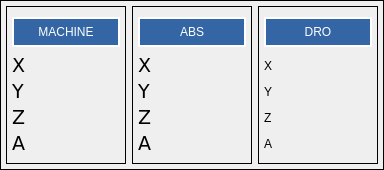
                  <widget class="QFrame" name="gridFrame_2">
                   <property name="minimumSize">
                    <size>
                     <width>350</width>
                     <height>170</height>
                    </size>
                   </property>
                   <property name="styleSheet">
                    <string notr="true">
QLabel {font: 14pt &quot;DejaVu Sans&quot;;}</string>
                   </property>
                   <property name="frameShape">
                    <enum>QFrame::Box</enum>
                   </property>
                   <layout class="QGridLayout" name="gridLayout_8">
                    <property name="leftMargin">
                     <number>5</number>
                    </property>
                    <property name="topMargin">
                     <number>5</number>
                    </property>
                    <property name="rightMargin">
                     <number>5</number>
                    </property>
                    <property name="bottomMargin">
                     <number>5</number>
                    </property>
                    <item row="2" column="0">
                     <widget class="QFrame" name="gridFrame">
                      <property name="minimumSize">
                       <size>
                        <width>120</width>
                        <height>0</height>
                       </size>
                      </property>
                      <property name="maximumSize">
                       <size>
                        <width>120</width>
                        <height>16777215</height>
                       </size>
                      </property>
                      <property name="frameShape">
                       <enum>QFrame::Box</enum>
                      </property>
                      <layout class="QGridLayout" name="gridLayout_28">
                       <property name="leftMargin">
                        <number>5</number>
                       </property>
                       <property name="topMargin">
                        <number>5</number>
                       </property>
                       <property name="rightMargin">
                        <number>5</number>
                       </property>
                       <property name="bottomMargin">
                        <number>5</number>
                       </property>
                       <item row="5" column="0">
                        <widget class="QLabel" name="label_29">
                         <property name="maximumSize">
                          <size>
                           <width>16777215</width>
                           <height>15</height>
                          </size>
                         </property>
                         <property name="font">
                          <font>
                           <family>DejaVu Sans</family>
                           <pointsize>14</pointsize>
                           <weight>50</weight>
                           <italic>false</italic>
                           <bold>false</bold>
                          </font>
                         </property>
                         <property name="text">
                          <string>Z</string>
                         </property>
                         <property name="margin">
                          <number>0</number>
                         </property>
                        </widget>
                       </item>
                       <item row="4" column="0">
                        <widget class="QLabel" name="label_28">
                         <property name="maximumSize">
                          <size>
                           <width>16777215</width>
                           <height>15</height>
                          </size>
                         </property>
                         <property name="font">
                          <font>
                           <family>DejaVu Sans</family>
                           <pointsize>14</pointsize>
                           <weight>50</weight>
                           <italic>false</italic>
                           <bold>false</bold>
                          </font>
                         </property>
                         <property name="text">
                          <string>Y</string>
                         </property>
                        </widget>
                       </item>
                       <item row="6" column="0">
                        <widget class="QLabel" name="label_30">
                         <property name="maximumSize">
                          <size>
                           <width>16777215</width>
                           <height>15</height>
                          </size>
                         </property>
                         <property name="font">
                          <font>
                           <family>DejaVu Sans</family>
                           <pointsize>14</pointsize>
                           <weight>50</weight>
                           <italic>false</italic>
                           <bold>false</bold>
                          </font>
                         </property>
                         <property name="text">
                          <string>A</string>
                         </property>
                        </widget>
                       </item>
                       <item row="6" column="1">
                        <widget class="StatusLabel" name="statuslabel_4">
                         <property name="minimumSize">
                          <size>
                           <width>55</width>
                           <height>0</height>
                          </size>
                         </property>
                         <property name="maximumSize">
                          <size>
                           <width>16777215</width>
                           <height>15</height>
                          </size>
                         </property>
                         <property name="font">
                          <font>
                           <family>DejaVu Sans</family>
                           <pointsize>14</pointsize>
                           <weight>50</weight>
                           <italic>false</italic>
                           <bold>false</bold>
                          </font>
                         </property>
                         <property name="alignment">
                          <set>Qt::AlignCenter</set>
                         </property>
                         <property name="rules" stdset="0">
                          <string>[{&quot;channels&quot;: [{&quot;url&quot;: &quot;status:joint_actual_position&quot;, &quot;trigger&quot;: true}], &quot;property&quot;: &quot;Text&quot;, &quot;expression&quot;: &quot;'{:.4f}'.format(ch[0][3])&quot;, &quot;name&quot;: &quot;MACHINE POS&quot;}]</string>
                         </property>
                        </widget>
                       </item>
                       <item row="5" column="1">
                        <widget class="StatusLabel" name="statuslabel_3">
                         <property name="maximumSize">
                          <size>
                           <width>16777215</width>
                           <height>15</height>
                          </size>
                         </property>
                         <property name="font">
                          <font>
                           <family>DejaVu Sans</family>
                           <pointsize>14</pointsize>
                           <weight>50</weight>
                           <italic>false</italic>
                           <bold>false</bold>
                          </font>
                         </property>
                         <property name="alignment">
                          <set>Qt::AlignCenter</set>
                         </property>
                         <property name="rules" stdset="0">
                          <string>[{&quot;channels&quot;: [{&quot;url&quot;: &quot;status:joint_actual_position&quot;, &quot;trigger&quot;: true}], &quot;property&quot;: &quot;Text&quot;, &quot;expression&quot;: &quot;'{:.4f}'.format(ch[0][2])&quot;, &quot;name&quot;: &quot;MACHINE POS&quot;}]</string>
                         </property>
                        </widget>
                       </item>
                       <item row="4" column="1">
                        <widget class="StatusLabel" name="statuslabel_2">
                         <property name="maximumSize">
                          <size>
                           <width>16777215</width>
                           <height>15</height>
                          </size>
                         </property>
                         <property name="font">
                          <font>
                           <family>DejaVu Sans</family>
                           <pointsize>14</pointsize>
                           <weight>50</weight>
                           <italic>false</italic>
                           <bold>false</bold>
                          </font>
                         </property>
                         <property name="alignment">
                          <set>Qt::AlignCenter</set>
                         </property>
                         <property name="margin">
                          <number>0</number>
                         </property>
                         <property name="rules" stdset="0">
                          <string>[{&quot;channels&quot;: [{&quot;url&quot;: &quot;status:joint_actual_position&quot;, &quot;trigger&quot;: true}], &quot;property&quot;: &quot;Text&quot;, &quot;expression&quot;: &quot;'{:.4f}'.format(ch[0][1])&quot;, &quot;name&quot;: &quot;MACHINE POS&quot;}]</string>
                         </property>
                        </widget>
                       </item>
                       <item row="3" column="1">
                        <widget class="StatusLabel" name="statuslabel">
                         <property name="maximumSize">
                          <size>
                           <width>16777215</width>
                           <height>15</height>
                          </size>
                         </property>
                         <property name="font">
                          <font>
                           <family>DejaVu Sans</family>
                           <pointsize>14</pointsize>
                           <weight>50</weight>
                           <italic>false</italic>
                           <bold>false</bold>
                          </font>
                         </property>
                         <property name="frameShape">
                          <enum>QFrame::NoFrame</enum>
                         </property>
                         <property name="alignment">
                          <set>Qt::AlignCenter</set>
                         </property>
                         <property name="rules" stdset="0">
                          <string>[{&quot;channels&quot;: [{&quot;url&quot;: &quot;status:joint_actual_position&quot;, &quot;trigger&quot;: true}], &quot;property&quot;: &quot;Text&quot;, &quot;expression&quot;: &quot;'{:.4f}'.format(ch[0][0])&quot;, &quot;name&quot;: &quot;machine POS&quot;}]</string>
                         </property>
                        </widget>
                       </item>
                       <item row="3" column="0">
                        <widget class="QLabel" name="label_27">
                         <property name="maximumSize">
                          <size>
                           <width>16777215</width>
                           <height>15</height>
                          </size>
                         </property>
                         <property name="font">
                          <font>
                           <family>DejaVu Sans</family>
                           <pointsize>14</pointsize>
                           <weight>50</weight>
                           <italic>false</italic>
                           <bold>false</bold>
                          </font>
                         </property>
                         <property name="text">
                          <string>X</string>
                         </property>
                        </widget>
                       </item>
                       <item row="0" column="0" colspan="2">
                        <widget class="QLabel" name="label_22">
                         <property name="minimumSize">
                          <size>
                           <width>62</width>
                           <height>0</height>
                          </size>
                         </property>
                         <property name="maximumSize">
                          <size>
                           <width>16777215</width>
                           <height>30</height>
                          </size>
                         </property>
                         <property name="styleSheet">
                          <string notr="true">color: rgb(255, 255, 255);
background-color:rgb(52, 101, 164);</string>
                         </property>
                         <property name="frameShape">
                          <enum>QFrame::Box</enum>
                         </property>
                         <property name="frameShadow">
                          <enum>QFrame::Plain</enum>
                         </property>
                         <property name="lineWidth">
                          <number>2</number>
                         </property>
                         <property name="text">
                          <string>MACHINE</string>
                         </property>
                         <property name="alignment">
                          <set>Qt::AlignCenter</set>
                         </property>
                         <property name="openExternalLinks">
                          <bool>false</bool>
                         </property>
                        </widget>
                       </item>
                      </layout>
                     </widget>
                    </item>
                    <item row="2" column="1">
                     <widget class="QFrame" name="gridFrame">
                      <property name="minimumSize">
                       <size>
                        <width>120</width>
                        <height>0</height>
                       </size>
                      </property>
                      <property name="maximumSize">
                       <size>
                        <width>120</width>
                        <height>16777215</height>
                       </size>
                      </property>
                      <property name="frameShape">
                       <enum>QFrame::Box</enum>
                      </property>
                      <property name="frameShadow">
                       <enum>QFrame::Plain</enum>
                      </property>
                      <layout class="QGridLayout" name="gridLayout_29">
                       <property name="leftMargin">
                        <number>5</number>
                       </property>
                       <property name="topMargin">
                        <number>5</number>
                       </property>
                       <property name="rightMargin">
                        <number>5</number>
                       </property>
                       <property name="bottomMargin">
                        <number>5</number>
                       </property>
                       <item row="3" column="1" colspan="2">
                        <widget class="StatusLabel" name="statuslabel_6">
                         <property name="maximumSize">
                          <size>
                           <width>16777215</width>
                           <height>15</height>
                          </size>
                         </property>
                         <property name="font">
                          <font>
                           <family>DejaVu Sans</family>
                           <pointsize>14</pointsize>
                           <weight>50</weight>
                           <italic>false</italic>
                           <bold>false</bold>
                          </font>
                         </property>
                         <property name="rules" stdset="0">
                          <string>[{&quot;channels&quot;: [{&quot;url&quot;: &quot;position:rel&quot;, &quot;trigger&quot;: true}], &quot;property&quot;: &quot;Text&quot;, &quot;expression&quot;: &quot;'{:.4f}'.format(ch[0][1])&quot;, &quot;name&quot;: &quot;ABS POS&quot;}]</string>
                         </property>
                        </widget>
                       </item>
                       <item row="4" column="1" colspan="2">
                        <widget class="StatusLabel" name="statuslabel_11">
                         <property name="maximumSize">
                          <size>
                           <width>16777215</width>
                           <height>15</height>
                          </size>
                         </property>
                         <property name="font">
                          <font>
                           <family>DejaVu Sans</family>
                           <pointsize>14</pointsize>
                           <weight>50</weight>
                           <italic>false</italic>
                           <bold>false</bold>
                          </font>
                         </property>
                         <property name="rules" stdset="0">
                          <string>[{&quot;channels&quot;: [{&quot;url&quot;: &quot;position:rel&quot;, &quot;trigger&quot;: true}], &quot;property&quot;: &quot;Text&quot;, &quot;expression&quot;: &quot;'{:.4f}'.format(ch[0][2])&quot;, &quot;name&quot;: &quot;ABS POS&quot;}]</string>
                         </property>
                        </widget>
                       </item>
                       <item row="5" column="1" colspan="2">
                        <widget class="StatusLabel" name="statuslabel_12">
                         <property name="minimumSize">
                          <size>
                           <width>55</width>
                           <height>0</height>
                          </size>
                         </property>
                         <property name="maximumSize">
                          <size>
                           <width>16777215</width>
                           <height>15</height>
                          </size>
                         </property>
                         <property name="font">
                          <font>
                           <family>DejaVu Sans</family>
                           <pointsize>14</pointsize>
                           <weight>50</weight>
                           <italic>false</italic>
                           <bold>false</bold>
                          </font>
                         </property>
                         <property name="rules" stdset="0">
                          <string>[{&quot;channels&quot;: [{&quot;url&quot;: &quot;position:rel&quot;, &quot;trigger&quot;: true}], &quot;property&quot;: &quot;Text&quot;, &quot;expression&quot;: &quot;'{:.4f}'.format(ch[0][3])&quot;, &quot;name&quot;: &quot;ABS POS&quot;}]</string>
                         </property>
                        </widget>
                       </item>
                       <item row="2" column="0">
                        <widget class="QLabel" name="label_31">
                         <property name="maximumSize">
                          <size>
                           <width>16777215</width>
                           <height>15</height>
                          </size>
                         </property>
                         <property name="font">
                          <font>
                           <family>DejaVu Sans</family>
                           <pointsize>14</pointsize>
                           <weight>50</weight>
                           <italic>false</italic>
                           <bold>false</bold>
                          </font>
                         </property>
                         <property name="text">
                          <string>X</string>
                         </property>
                        </widget>
                       </item>
                       <item row="3" column="0">
                        <widget class="QLabel" name="label_32">
                         <property name="maximumSize">
                          <size>
                           <width>16777215</width>
                           <height>15</height>
                          </size>
                         </property>
                         <property name="font">
                          <font>
                           <family>DejaVu Sans</family>
                           <pointsize>14</pointsize>
                           <weight>50</weight>
                           <italic>false</italic>
                           <bold>false</bold>
                          </font>
                         </property>
                         <property name="text">
                          <string>Y</string>
                         </property>
                        </widget>
                       </item>
                       <item row="4" column="0">
                        <widget class="QLabel" name="label_33">
                         <property name="maximumSize">
                          <size>
                           <width>16777215</width>
                           <height>15</height>
                          </size>
                         </property>
                         <property name="font">
                          <font>
                           <family>DejaVu Sans</family>
                           <pointsize>14</pointsize>
                           <weight>50</weight>
                           <italic>false</italic>
                           <bold>false</bold>
                          </font>
                         </property>
                         <property name="text">
                          <string>Z</string>
                         </property>
                        </widget>
                       </item>
                       <item row="2" column="1" colspan="2">
                        <widget class="StatusLabel" name="statuslabel_5">
                         <property name="maximumSize">
                          <size>
                           <width>16777215</width>
                           <height>15</height>
                          </size>
                         </property>
                         <property name="font">
                          <font>
                           <family>DejaVu Sans</family>
                           <pointsize>14</pointsize>
                           <weight>50</weight>
                           <italic>false</italic>
                           <bold>false</bold>
                          </font>
                         </property>
                         <property name="frameShape">
                          <enum>QFrame::NoFrame</enum>
                         </property>
                         <property name="alignment">
                          <set>Qt::AlignLeading|Qt::AlignLeft|Qt::AlignVCenter</set>
                         </property>
                         <property name="rules" stdset="0">
                          <string>[{&quot;channels&quot;: [{&quot;url&quot;: &quot;position:rel&quot;, &quot;trigger&quot;: true}], &quot;property&quot;: &quot;Text&quot;, &quot;expression&quot;: &quot;'{:.4f}'.format(ch[0][0])&quot;, &quot;name&quot;: &quot;ABS POS&quot;}]</string>
                         </property>
                        </widget>
                       </item>
                       <item row="5" column="0">
                        <widget class="QLabel" name="label_34">
                         <property name="maximumSize">
                          <size>
                           <width>16777215</width>
                           <height>15</height>
                          </size>
                         </property>
                         <property name="font">
                          <font>
                           <family>DejaVu Sans</family>
                           <pointsize>14</pointsize>
                           <weight>50</weight>
                           <italic>false</italic>
                           <bold>false</bold>
                          </font>
                         </property>
                         <property name="text">
                          <string>A</string>
                         </property>
                        </widget>
                       </item>
                       <item row="1" column="0" colspan="3">
                        <widget class="QLabel" name="label_21">
                         <property name="maximumSize">
                          <size>
                           <width>16777215</width>
                           <height>30</height>
                          </size>
                         </property>
                         <property name="styleSheet">
                          <string notr="true">color: rgb(255, 255, 255);
background-color:rgb(52, 101, 164);</string>
                         </property>
                         <property name="frameShape">
                          <enum>QFrame::Box</enum>
                         </property>
                         <property name="frameShadow">
                          <enum>QFrame::Plain</enum>
                         </property>
                         <property name="lineWidth">
                          <number>2</number>
                         </property>
                         <property name="text">
                          <string>ABS</string>
                         </property>
                         <property name="alignment">
                          <set>Qt::AlignCenter</set>
                         </property>
                        </widget>
                       </item>
                      </layout>
                     </widget>
                    </item>
                    <item row="2" column="2">
                     <widget class="QFrame" name="gridFrame">
                      <property name="minimumSize">
                       <size>
                        <width>120</width>
                        <height>0</height>
                       </size>
                      </property>
                      <property name="maximumSize">
                       <size>
                        <width>120</width>
                        <height>16777215</height>
                       </size>
                      </property>
                      <property name="frameShape">
                       <enum>QFrame::Box</enum>
                      </property>
                      <layout class="QGridLayout" name="gridLayout_57">
                       <property name="leftMargin">
                        <number>5</number>
                       </property>
                       <property name="topMargin">
                        <number>5</number>
                       </property>
                       <property name="rightMargin">
                        <number>5</number>
                       </property>
                       <property name="bottomMargin">
                        <number>5</number>
                       </property>
                       <item row="1" column="1">
                        <widget class="DROWidget" name="dro">
                         <property name="maximumSize">
                          <size>
                           <width>16777215</width>
                           <height>15</height>
                          </size>
                         </property>
                         <property name="alignment">
                          <set>Qt::AlignCenter</set>
                         </property>
                         <property name="textInteractionFlags">
                          <set>Qt::LinksAccessibleByMouse</set>
                         </property>
                         <property name="referenceType" stdset="0">
                          <enum>DROWidget::Relative</enum>
                         </property>
                        </widget>
                       </item>
                       <item row="2" column="1">
                        <widget class="DROWidget" name="dro_3">
                         <property name="maximumSize">
                          <size>
                           <width>16777215</width>
                           <height>15</height>
                          </size>
                         </property>
                         <property name="alignment">
                          <set>Qt::AlignCenter</set>
                         </property>
                         <property name="referenceType" stdset="0">
                          <enum>DROWidget::Relative</enum>
                         </property>
                         <property name="axis" stdset="0">
                          <enum>DROWidget::Y</enum>
                         </property>
                        </widget>
                       </item>
                       <item row="4" column="1">
                        <widget class="DROWidget" name="dro_2">
                         <property name="maximumSize">
                          <size>
                           <width>16777215</width>
                           <height>15</height>
                          </size>
                         </property>
                         <property name="alignment">
                          <set>Qt::AlignCenter</set>
                         </property>
                         <property name="axis" stdset="0">
                          <enum>DROWidget::A</enum>
                         </property>
                        </widget>
                       </item>
                       <item row="3" column="1">
                        <widget class="DROWidget" name="dro_4">
                         <property name="maximumSize">
                          <size>
                           <width>16777215</width>
                           <height>15</height>
                          </size>
                         </property>
                         <property name="alignment">
                          <set>Qt::AlignCenter</set>
                         </property>
                         <property name="referenceType" stdset="0">
                          <enum>DROWidget::Relative</enum>
                         </property>
                         <property name="axis" stdset="0">
                          <enum>DROWidget::Z</enum>
                         </property>
                        </widget>
                       </item>
                       <item row="4" column="0">
                        <widget class="QLabel" name="label_54">
                         <property name="maximumSize">
                          <size>
                           <width>16777215</width>
                           <height>15</height>
                          </size>
                         </property>
                         <property name="text">
                          <string>A</string>
                         </property>
                        </widget>
                       </item>
                       <item row="3" column="0">
                        <widget class="QLabel" name="label_55">
                         <property name="maximumSize">
                          <size>
                           <width>16777215</width>
                           <height>15</height>
                          </size>
                         </property>
                         <property name="text">
                          <string>Z</string>
                         </property>
                        </widget>
                       </item>
                       <item row="2" column="0">
                        <widget class="QLabel" name="label_56">
                         <property name="maximumSize">
                          <size>
                           <width>16777215</width>
                           <height>15</height>
                          </size>
                         </property>
                         <property name="text">
                          <string>Y</string>
                         </property>
                        </widget>
                       </item>
                       <item row="1" column="0">
                        <widget class="QLabel" name="label_57">
                         <property name="maximumSize">
                          <size>
                           <width>16777215</width>
                           <height>15</height>
                          </size>
                         </property>
                         <property name="text">
                          <string>X</string>
                         </property>
                        </widget>
                       </item>
                       <item row="0" column="0" colspan="2">
                        <widget class="QLabel" name="label_53">
                         <property name="minimumSize">
                          <size>
                           <width>0</width>
                           <height>0</height>
                          </size>
                         </property>
                         <property name="maximumSize">
                          <size>
                           <width>16777215</width>
                           <height>30</height>
                          </size>
                         </property>
                         <property name="styleSheet">
                          <string notr="true"> color: rgb(255, 255, 255);
background-color:rgb(52, 101, 164);</string>
                         </property>
                         <property name="frameShape">
                          <enum>QFrame::Box</enum>
                         </property>
                         <property name="lineWidth">
                          <number>2</number>
                         </property>
                         <property name="text">
                          <string>DRO</string>
                         </property>
                         <property name="alignment">
                          <set>Qt::AlignCenter</set>
                         </property>
                        </widget>
                       </item>
                      </layout>
                     </widget>
                    </item>
                   </layout>
                  </widget>
